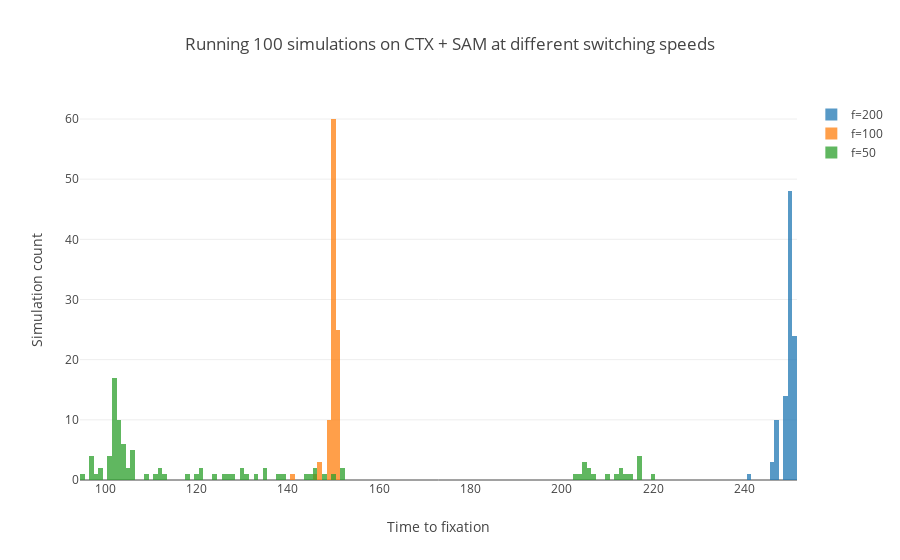
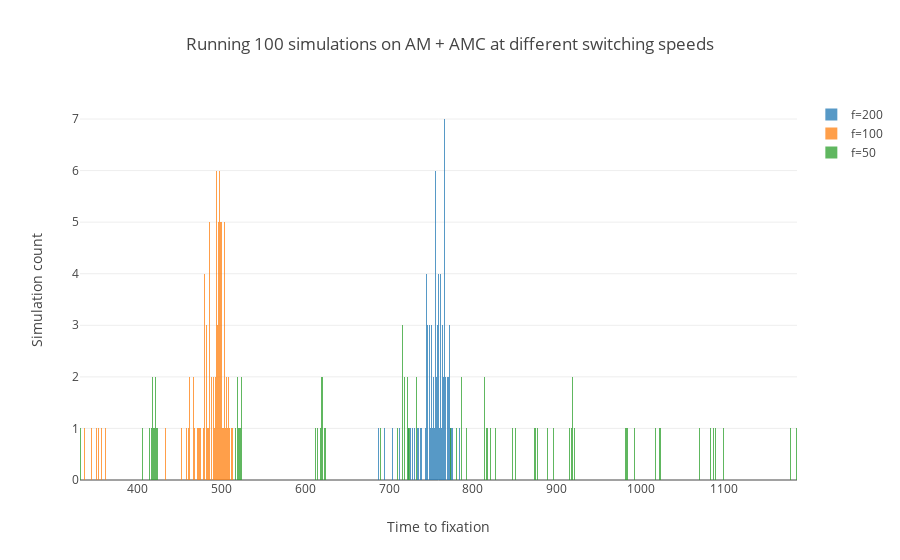
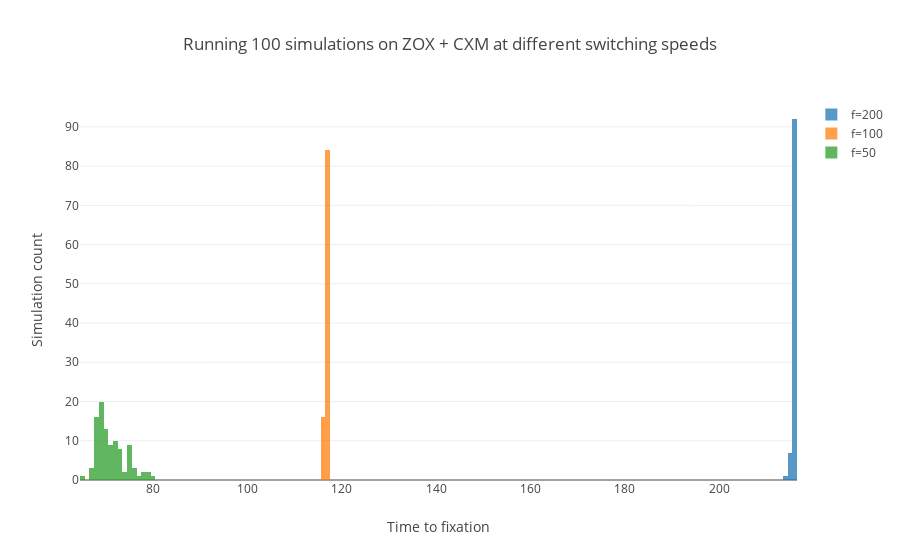

Source (notebook cell) for these figures, in order:
### Markdown cell above
## High switching speeds show large variation in T<sub>f</sub>

Histograms may be less useful in this case. See the box plots below.

### Code cell
hist_switching(pairs[0])
hist_switching(pairs[1])
hist_switching(pairs[2])

### Figure 1 — Plotly figure (JSON) as saved in the notebook; plotly's stock layout.template omitted (floating-point values rounded to 4 significant figures)
{"data": [{"autobinx": false, "name": "f=200", "opacity": 0.75, "type": "histogram", "uid": "5656db5c-ec8f-11e8-9eed-c16aed8ca6ed", "x": [249, 250, 250, 247, 249, 247, 250, 250, 249, 250, 250, 247, 251, 250, 250, 249, 250, 251, 247, 251, 249, 251, 250, 250, 249, 250, 250, 250, 250, 250, 250, 250, 246, 249, 250, 251, 247, 247, 249, 250, 251, 250, 250, 251, 249, 250, 250, 251, 249, 250, 250, 250, 250, 251, 249, 247, 250, 247, 251, 250, 250, 247, 250, 251, 250, 250, 250, 250, 246, 251, 251, 251, 246, 251, 250, 247, 250, 250, 250, 250, 250, 249, 250, 250, 249, 250, 251, 250, 251, 250, 241, 251, 251, 249, 251, 250, 251, 251, 251, 251], "xbins": {"size": 1}}, {"autobinx": false, "name": "f=100", "opacity": 0.75, "type": "histogram", "uid": "5656eebe-ec8f-11e8-aa07-c16aed8ca6ed", "x": [151, 151, 151, 150, 151, 151, 150, 151, 150, 150, 150, 151, 150, 149, 149, 151, 150, 150, 150, 149, 150, 150, 150, 151, 150, 150, 150, 150, 150, 151, 151, 150, 150, 150, 146, 149, 150, 150, 151, 150, 150, 149, 150, 151, 150, 150, 147, 150, 150, 150, 150, 151, 150, 150, 149, 150, 151, 150, 150, 150, 150, 150, 151, 150, 149, 150, 150, 151, 151, 151, 150, 150, 151, 150, 151, 151, 150, 147, 149, 149, 151, 150, 150, 150, 150, 150, 150, 141, 151, 150, 151, 150, 150, 150, 150, 149, 150, 147, 150, 150], "xbins": {"size": 1}}, {"autobinx": false, "name": "f=50", "opacity": 0.75, "type": "histogram", "uid": "5656eebf-ec8f-11e8-b41e-c16aed8ca6ed", "x": [102, 99, 124, 121, 105, 131, 109, 97, 206, 203, 205, 103, 104, 126, 102, 102, 102, 103, 144, 205, 103, 146, 103, 220, 152, 213, 103, 104, 210, 102, 106, 103, 207, 97, 102, 121, 130, 104, 213, 127, 217, 205, 104, 101, 150, 102, 102, 103, 111, 98, 214, 102, 118, 102, 217, 215, 104, 97, 102, 112, 146, 212, 102, 102, 133, 102, 106, 103, 206, 217, 106, 128, 152, 95, 104, 102, 120, 148, 99, 103, 113, 135, 217, 101, 101, 97, 101, 145, 106, 105, 103, 112, 130, 139, 102, 135, 204, 102, 106, 138], "xbins": {"size": 1}}], "layout": {"barmode": "overlay", "title": "Running 100 simulations on CTX + SAM at different switching speeds", "xaxis": {"title": "Time to fixation"}, "yaxis": {"title": "Simulation count"}}}

### Figure 2 — Plotly figure (JSON) as saved in the notebook; plotly's stock layout.template omitted (floating-point values rounded to 4 significant figures)
{"data": [{"autobinx": false, "name": "f=200", "opacity": 0.75, "type": "histogram", "uid": "57531c62-ec8f-11e8-ac30-c16aed8ca6ed", "x": [766, 756, 768, 759, 762, 762, 753, 750, 773, 737, 746, 761, 753, 758, 754, 751, 765, 730, 749, 784, 748, 644, 768, 761, 764, 688, 767, 704, 764, 755, 776, 761, 765, 770, 695, 781, 745, 734, 752, 774, 744, 712, 761, 768, 758, 759, 755, 766, 725, 755, 748, 755, 739, 751, 758, 723, 731, 767, 759, 766, 766, 762, 746, 744, 771, 738, 759, 772, 775, 766, 687, 745, 735, 760, 731, 766, 728, 750, 750, 726, 757, 764, 743, 745, 771, 772, 763, 748, 746, 756, 755, 751, 755, 770, 719, 772, 745, 766, 757, 762], "xbins": {"size": 1}}, {"autobinx": false, "name": "f=100", "opacity": 0.75, "type": "histogram", "uid": "57531c63-ec8f-11e8-bdf6-c16aed8ca6ed", "x": [486, 495, 494, 482, 505, 509, 357, 499, 492, 483, 504, 499, 498, 479, 453, 498, 493, 491, 483, 485, 497, 506, 458, 497, 500, 494, 497, 462, 506, 473, 504, 500, 500, 337, 482, 499, 474, 497, 496, 494, 496, 497, 359, 480, 461, 504, 483, 484, 486, 468, 490, 351, 501, 494, 503, 494, 345, 510, 462, 488, 354, 498, 509, 507, 493, 498, 433, 499, 500, 480, 491, 495, 353, 512, 494, 504, 502, 475, 477, 486, 499, 482, 495, 500, 486, 480, 467, 488, 496, 472, 498, 480, 452, 498, 486, 508, 504, 513, 467, 362], "xbins": {"size": 1}}, {"autobinx": false, "name": "f=50", "opacity": 0.75, "type": "histogram", "uid": "57531c64-ec8f-11e8-9d93-c16aed8ca6ed", "x": [718, 618, 519, 615, 817, 1089, 1179, 827, 991, 991, 921, 522, 984, 422, 420, 847, 612, 1186, 524, 1165, 621, 690, 517, 624, 524, 919, 621, 719, 716, 723, 1018, 818, 919, 719, 620, 718, 424, 911, 1099, 418, 918, 991, 716, 418, 814, 873, 983, 719, 332, 875, 716, 626, 619, 786, 722, 851, 1087, 733, 514, 814, 889, 710, 527, 619, 816, 896, 821, 724, 419, 915, 1070, 626, 786, 780, 923, 623, 414, 877, 523, 521, 422, 700, 993, 719, 917, 982, 1023, 722, 620, 773, 1083, 417, 423, 406, 792, 1024, 733, 519], "xbins": {"size": 1}}], "layout": {"barmode": "overlay", "title": "Running 100 simulations on AM + AMC at different switching speeds", "xaxis": {"title": "Time to fixation"}, "yaxis": {"title": "Simulation count"}}}

### Figure 3 — Plotly figure (JSON) as saved in the notebook; plotly's stock layout.template omitted (floating-point values rounded to 4 significant figures)
{"data": [{"autobinx": false, "name": "f=200", "opacity": 0.75, "type": "histogram", "uid": "589a0124-ec8f-11e8-954d-c16aed8ca6ed", "x": [216, 216, 216, 216, 216, 216, 215, 216, 216, 216, 216, 216, 216, 216, 216, 216, 216, 216, 216, 216, 216, 216, 216, 216, 214, 216, 216, 216, 216, 216, 216, 216, 216, 216, 216, 216, 215, 216, 216, 216, 216, 216, 216, 216, 216, 216, 216, 216, 216, 215, 216, 216, 216, 216, 216, 216, 216, 216, 216, 216, 216, 216, 215, 216, 216, 216, 216, 215, 216, 216, 216, 216, 216, 216, 216, 216, 216, 216, 216, 216, 216, 216, 216, 216, 216, 216, 215, 216, 216, 216, 216, 216, 216, 216, 216, 216, 215, 216, 216, 216], "xbins": {"size": 1}}, {"autobinx": false, "name": "f=100", "opacity": 0.75, "type": "histogram", "uid": "589a0125-ec8f-11e8-acfa-c16aed8ca6ed", "x": [117, 116, 117, 117, 117, 117, 117, 117, 117, 117, 117, 117, 117, 117, 116, 117, 117, 117, 117, 116, 116, 117, 116, 116, 117, 117, 116, 117, 117, 116, 117, 117, 117, 117, 117, 117, 117, 117, 117, 116, 117, 117, 117, 117, 117, 117, 117, 117, 116, 117, 116, 117, 117, 117, 117, 117, 117, 116, 117, 117, 116, 117, 116, 117, 117, 117, 117, 117, 117, 117, 117, 117, 117, 117, 116, 117, 117, 117, 117, 117, 117, 117, 117, 117, 117, 117, 117, 116, 117, 117, 117, 117, 117, 117, 117, 117, 117, 117, 117, 117], "xbins": {"size": 1}}, {"autobinx": false, "name": "f=50", "opacity": 0.75, "type": "histogram", "uid": "589a0126-ec8f-11e8-800c-c16aed8ca6ed", "x": [69, 72, 69, 75, 69, 68, 70, 65, 73, 74, 71, 69, 71, 73, 70, 73, 70, 68, 67, 71, 69, 69, 69, 70, 72, 71, 76, 68, 70, 70, 69, 79, 68, 76, 75, 75, 72, 69, 72, 67, 78, 70, 70, 75, 75, 68, 71, 69, 72, 68, 69, 72, 74, 68, 75, 68, 69, 73, 71, 72, 69, 78, 68, 68, 72, 67, 69, 68, 75, 77, 73, 71, 73, 69, 70, 68, 70, 69, 75, 70, 69, 71, 72, 76, 71, 69, 70, 72, 68, 68, 68, 75, 73, 70, 68, 69, 79, 80, 73, 69], "xbins": {"size": 1}}], "layout": {"barmode": "overlay", "title": "Running 100 simulations on ZOX + CXM at different switching speeds", "xaxis": {"title": "Time to fixation"}, "yaxis": {"title": "Simulation count"}}}
